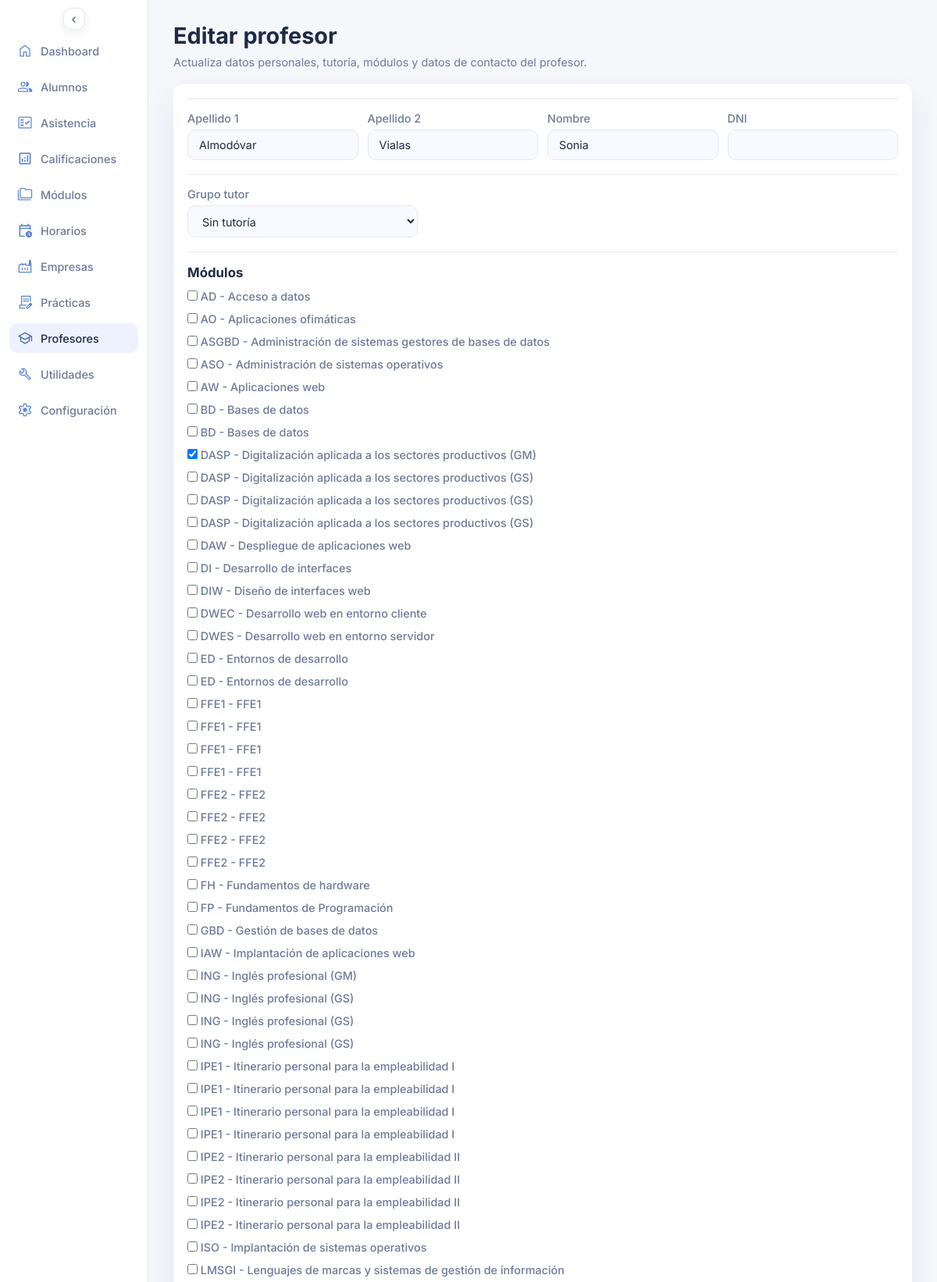
/profesor_editar.php?id=3 (upper part), run on the app's committed database.
### tables this page shows
CREATE TABLE IF NOT EXISTS `profesores` (
  `id_profesor` int unsigned NOT NULL AUTO_INCREMENT,
  `apellido1` varchar(60) NOT NULL,
  `apellido2` varchar(60) DEFAULT NULL,
  `nombre` varchar(60) NOT NULL,
  `dni` varchar(20) DEFAULT NULL,
  PRIMARY KEY (`id_profesor`),
  UNIQUE KEY `dni` (`dni`)
);

CREATE TABLE IF NOT EXISTS `modulos` (
  `id_modulo` int unsigned NOT NULL AUTO_INCREMENT,
  `id_nivel` int unsigned DEFAULT NULL,
  `id_ciclo` int unsigned DEFAULT NULL,
  `id_curso` int unsigned DEFAULT NULL,
  `codigo` varchar(8) NOT NULL,
  `abreviatura` varchar(8) NOT NULL,
  `tipo` varchar(60) NOT NULL,
  `materia_general` varchar(60) NOT NULL,
  `materia_propia` varchar(60) NOT NULL,
  `horas_semanales` tinyint unsigned NOT NULL DEFAULT '0',
  `horas_totales` smallint unsigned NOT NULL DEFAULT '0',
  PRIMARY KEY (`id_modulo`),
  KEY `fk_mod_nivel` (`id_nivel`),
  KEY `fk_mod_ciclo` (`id_ciclo`),
  KEY `fk_mod_curso` (`id_curso`),
  CONSTRAINT `fk_mod_ciclo` FOREIGN KEY (`id_ciclo`) REFERENCES `ciclos` (`id_ciclo`),
  CONSTRAINT `fk_mod_curso` FOREIGN KEY (`id_curso`) REFERENCES `cursos` (`id_curso`),
  CONSTRAINT `fk_mod_nivel` FOREIGN KEY (`id_nivel`) REFERENCES `niveles` (`id_nivel`)
);

### profesor_editar.php (the view, shortened to what this page needs)
<?php
$pdo = db();
function h($value): string
{
  return htmlspecialchars((string) $value, ENT_QUOTES, 'UTF-8');
}
$idProfesor = isset($_GET['id']) ? (int) $_GET['id'] : 0;
$activeCourseId = $pdo->query('SELECT id_curso_escolar FROM cursos_escolares WHERE activo = 1 LIMIT 1')->fetchColumn();
$activeCourseId = $activeCourseId ? (int) $activeCourseId : 0;
$modulosDisponibles = $pdo->query('SELECT id_modulo, abreviatura, materia_general, materia_propia FROM modulos ORDER BY abreviatura, materia_general')->fetchAll();
$profesor = null;
$selectedModulos = [];
if ($idProfesor > 0) {
  $stmtProfesor = $pdo->prepare('SELECT id_profesor, apellido1, apellido2, nombre, dni FROM profesores WHERE id_profesor = :id_profesor');
  $stmtProfesor->execute(['id_profesor' => $idProfesor]);
  $profesor = $stmtProfesor->fetch();
}
if ($profesor) {
  if ($activeCourseId > 0) {
    $stmtModulos = $pdo->prepare('SELECT id_modulo FROM modulos_profesores WHERE id_profesor = :id_profesor AND id_curso_escolar = :id_curso_escolar');
    $stmtModulos->execute([
      'id_profesor' => $idProfesor,
      'id_curso_escolar' => $activeCourseId,
    ]);
    $selectedModulos = array_map('intval', $stmtModulos->fetchAll(PDO::FETCH_COLUMN));
  }
}
?>
<!DOCTYPE html>
<html lang="es">
<head>
  <link rel="stylesheet" href="assets/styles.css">
</head>
<body>
  <div class="page">
    <?php require __DIR__ . '/includes/sidebar.php'; ?>
    <main class="content">
      <header class="header">
        <div>
          <h1>Editar profesor</h1>
          <p class="subheading">Actualiza datos personales, tutoría, módulos y datos de contacto del profesor.</p>
        </div>
      </header>
      <?php if ($idProfesor <= 0): ?>
        <section class="panel">
          <p>No se ha indicado un identificador de profesor válido.</p>
          <a class="edit-toggle" href="profesores.php">Volver a profesores</a>
        </section>
      <?php else: ?>
        <form method="post" class="panel entity-form">
          <section class="entity-section">
            <div class="entity-grid entity-grid--4">
              <label>
                Apellido 1
                <input type="text" name="apellido1" required value="<?php echo h($profesor['apellido1'] ?? ''); ?>">
              </label>
              <label>
                Apellido 2
                <input type="text" name="apellido2" value="<?php echo h($profesor['apellido2'] ?? ''); ?>">
              </label>
              <label>
                Nombre
                <input type="text" name="nombre" required value="<?php echo h($profesor['nombre'] ?? ''); ?>">
              </label>
              <label>
                DNI
                <input type="text" name="dni" value="<?php echo h($profesor['dni'] ?? ''); ?>">
              </label>
            </div>
          </section>
          <section class="entity-section">
            <div class="entity-grid entity-grid--3">
              <label>
                Grupo tutor
                <select name="id_grupo_tutor">
                  <option value="0">Sin tutoría</option>
                </select>
              </label>
            </div>
          </section>
          <section class="entity-section">
            <div class="entity-section-header">
              <h3>Módulos</h3>
            </div>
            <div class="entity-stack">
              <?php if (!$modulosDisponibles): ?>
                <p>No hay módulos disponibles.</p>
              <?php else: ?>
                <?php foreach ($modulosDisponibles as $modulo): ?>
                  <?php
                    $idModulo = (int) $modulo['id_modulo'];
                    $labelModulo = trim((string) $modulo['abreviatura'] . ' - ' . ($modulo['materia_propia'] ?: $modulo['materia_general']));
                  ?>
                  <label>
                    <span>
                      <input type="checkbox" name="modulos[]" value="<?php echo $idModulo; ?>"<?php echo in_array($idModulo, $selectedModulos, true) ? ' checked' : ''; ?>>
                      <?php echo h($labelModulo); ?>
                    </span>
                  </label>
                <?php endforeach; ?>
              <?php endif; ?>
            </div>
          </section>
        </form>
      <?php endif; ?>
    </main>
  </div>
</body>
</html>

### assets/styles.css (style rules this page uses)
* { box-sizing: border-box; margin: 0; padding: 0; font-family: "Inter", system-ui, sans-serif; }
body { background: var(--bg); color: var(--text); font-size: 0.9rem; }
.page { display: grid; grid-template-columns: 190px 1fr; min-height: 100vh; transition: grid-template-columns 0.2s ease; }
.content { padding: 28px 32px; display: flex; flex-direction: column; gap: 20px; }
.header { display: flex; justify-content: space-between; gap: 16px; align-items: flex-start; }
.subheading { color: var(--muted); margin-top: 8px; max-width: 640px; white-space: nowrap; }
.panel { background: var(--card); border-radius: 10px; padding: 18px; box-shadow: var(--shadow); display: flex; flex-direction: column; gap: 16px; }
.entity-form { gap: 18px; }
.entity-section, .entity-nested-section { display: flex; flex-direction: column; gap: 12px; }
.entity-section { border-top: 1px solid var(--border); padding-top: 16px; }
.entity-section-header { display: flex; justify-content: space-between; align-items: center; gap: 10px; flex-wrap: wrap; }
.entity-grid { display: grid; grid-template-columns: repeat(auto-fit, minmax(180px, 1fr)); gap: 12px; }
.entity-grid--3 { grid-template-columns: repeat(3, minmax(0, 1fr)); }
.entity-grid--4 { grid-template-columns: repeat(4, minmax(0, 1fr)); }
.entity-stack { display: flex; flex-direction: column; gap: 12px; }
.entity-form label { display: flex; flex-direction: column; gap: 6px; color: var(--muted); font-weight: 500; }
.entity-form input, .entity-form select, .entity-form textarea { border: 1px solid var(--border); border-radius: 10px; padding: 10px 14px; font-size: 0.9rem; color: var(--text); background: #f9faff; }

### data on the page
profesores: apellido1 "Almodóvar", apellido2 "Vialas", nombre "Sonia"
modulos: labelModulo "AD - Acceso a datos"
modulos: labelModulo "AO - Aplicaciones ofimáticas"
modulos: labelModulo "ASGBD - Administración de sistemas gestores de bases de datos"
modulos: labelModulo "ASO - Administración de sistemas operativos"
modulos: labelModulo "AW - Aplicaciones web"
modulos: labelModulo "BD - Bases de datos"
modulos: labelModulo "BD - Bases de datos"
modulos: id_modulo "☑", labelModulo "DASP - Digitalización aplicada a los sectores productivos (GM)"
modulos: labelModulo "DASP - Digitalización aplicada a los sectores productivos (GS)"
modulos: labelModulo "DASP - Digitalización aplicada a los sectores productivos (GS)"
modulos: labelModulo "DASP - Digitalización aplicada a los sectores productivos (GS)"
modulos: labelModulo "DAW - Despliegue de aplicaciones web"
modulos: labelModulo "DI - Desarrollo de interfaces"
modulos: labelModulo "DIW - Diseño de interfaces web"
modulos: labelModulo "DWEC - Desarrollo web en entorno cliente"
modulos: labelModulo "DWES - Desarrollo web en entorno servidor"
modulos: labelModulo "ED - Entornos de desarrollo"
modulos: labelModulo "ED - Entornos de desarrollo"
modulos: labelModulo "FFE1 - FFE1"
modulos: labelModulo "FFE1 - FFE1"
modulos: labelModulo "FFE1 - FFE1"
modulos: labelModulo "FFE1 - FFE1"
modulos: labelModulo "FFE2 - FFE2"
modulos: labelModulo "FFE2 - FFE2"
modulos: labelModulo "FFE2 - FFE2"
modulos: labelModulo "FFE2 - FFE2"
modulos: labelModulo "FH - Fundamentos de hardware"
modulos: labelModulo "FP - Fundamentos de Programación"
modulos: labelModulo "GBD - Gestión de bases de datos"
modulos: labelModulo "IAW - Implantación de aplicaciones web"
modulos: labelModulo "ING - Inglés profesional (GM)"
modulos: labelModulo "ING - Inglés profesional (GS)"
modulos: labelModulo "ING - Inglés profesional (GS)"
modulos: labelModulo "ING - Inglés profesional (GS)"
modulos: labelModulo "IPE1 - Itinerario personal para la empleabilidad I"
modulos: labelModulo "IPE1 - Itinerario personal para la empleabilidad I"
modulos: labelModulo "IPE1 - Itinerario personal para la empleabilidad I"
modulos: labelModulo "IPE1 - Itinerario personal para la empleabilidad I"
modulos: labelModulo "IPE2 - Itinerario personal para la empleabilidad II"
modulos: labelModulo "IPE2 - Itinerario personal para la empleabilidad II"
modulos: labelModulo "IPE2 - Itinerario personal para la empleabilidad II"
modulos: labelModulo "IPE2 - Itinerario personal para la empleabilidad II"
modulos: labelModulo "ISO - Implantación de sistemas operativos"
modulos: labelModulo "LMSGI - Lenguajes de marcas y sistemas de gestión de información"

### other printed values
$item['label'] "Dashboard"
$item['label'] "Alumnos"
$item['label'] "Asistencia"
$item['label'] "Calificaciones"
$item['label'] "Módulos"
$item['label'] "Horarios"
$item['label'] "Empresas"
$item['label'] "Prácticas"
$item['label'] "Profesores"
$item['label'] "Utilidades"
$item['label'] "Configuración"
